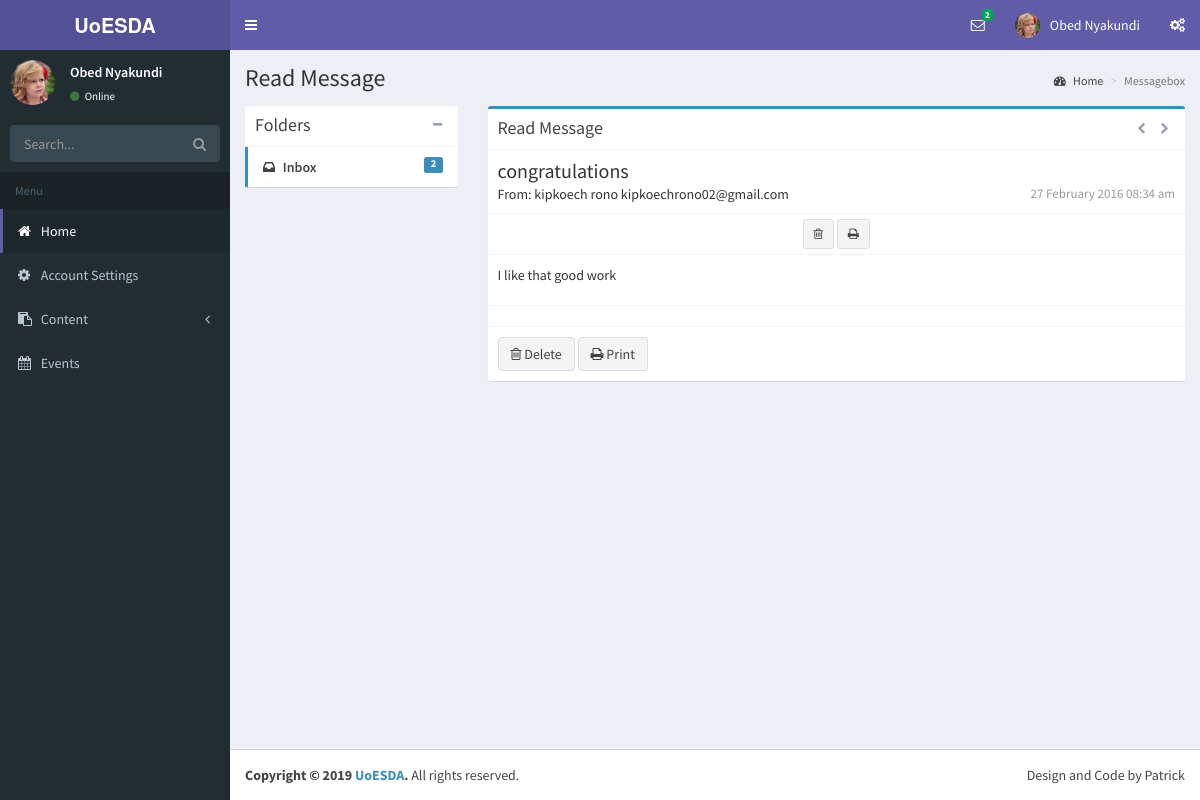
/admin/readmessage.php?mesID=10 (signed in), run on the app's committed database.
### tables this page shows
CREATE TABLE IF NOT EXISTS `admtbl` (
  `id` int(11) NOT NULL AUTO_INCREMENT,
  `username` varchar(50) NOT NULL,
  `password` varchar(100) NOT NULL,
  `email` varchar(100) NOT NULL,
  `ad_names` varchar(200) NOT NULL,
  `prof_pic` text NOT NULL,
  PRIMARY KEY (`id`)
);

CREATE TABLE IF NOT EXISTS `messages` (
  `id` int(11) NOT NULL AUTO_INCREMENT,
  `sender_names` varchar(40) NOT NULL,
  `sender_mail` varchar(200) NOT NULL,
  `sender_subject` text NOT NULL,
  `sender_message` text NOT NULL,
  `sent_date` int(100) NOT NULL,
  `read_status` int(11) NOT NULL,
  PRIMARY KEY (`id`)
);

### admin/readmessage.php (the view, shortened to what the rows shown need)
<?php
require_once '../inc/functions.php';
$adID=$_SESSION['adm_id'];
if($adID){
    $admin_result_set=getAdmin($adID);
    $admin_names=$admin_result_set['ad_names'];
    $admin_prof_pic=$admin_result_set['prof_pic'];
    if(isset($_GET['mesID'])){
        $ms=trim($_GET['mesID']);
        $message=getMessagebyID($ms);
        if($message!=null){
            $sender_name=$message['sender_names'];
            $sender_subject=$message['sender_subject'];
            $mail=$message['sender_mail'];
            $sent_date=$message['sent_date'];
            $message=$message['sender_message'];
        }else header('location:messagebox.php');
    }else header('location:messagebox.php');
?>
<!DOCTYPE html>
<html>
<head>
    <link rel="stylesheet" href="bootstrap/css/bootstrap.min.css">
    <link rel="stylesheet" href="font-awesome/css/font-awesome.min.css">
    <link rel="stylesheet" href="ionicons/css/ionicons.min.css">
    <link rel="stylesheet" href="dist/css/AdminLTE.min.css">
    <link rel="stylesheet" href="dist/css/skins/skin-purple.min.css">
    <link rel="stylesheet" href="./plugins/iCheck/flat/blue.css">
</head>
<body class="hold-transition skin-purple sidebar-mini">
<div class="wrapper">
    <?php include './topbar.php'; ?>
    <?php include './sidebar.php'; ?>
    <div class="content-wrapper">
        <section class="content-header">
            <h1>
                Read Message
            </h1>
            <ol class="breadcrumb">
                <li><a href="#"><i class="fa fa-dashboard"></i> Home</a></li>
                <li class="active">Messagebox</li>
            </ol>
        </section>
        <section class="content">
            <div class="row">
                <div class="col-md-3">
                    <div class="box box-solid">
                        <div class="box-header with-border">
                            <h3 class="box-title">Folders</h3>
                            <div class="box-tools">
                                <button class="btn btn-box-tool" data-widget="collapse"><i class="fa fa-minus"></i></button>
                            </div>
                        </div>
                        <div class="box-body no-padding">
                            <ul class="nav nav-pills nav-stacked">
                                <li class="active"><a href="./messagebox.php"><i class="fa fa-inbox"></i> Inbox
                                        <span class="label label-primary pull-right"><?php echo getMessageCount(); ?></span>
                                    </a></li>
                            </ul>
                        </div>
                    </div>
                </div>
                <div class="col-md-9">
                    <div class="box box-primary">
                        <div class="box-header with-border">
                            <h3 class="box-title">Read Message</h3>
                            <div class="box-tools pull-right">
                                <a href="#" class="btn btn-box-tool" data-toggle="tooltip" title="Previous"><i class="fa fa-chevron-left"></i></a>
                                <a href="#" class="btn btn-box-tool" data-toggle="tooltip" title="Next"><i class="fa fa-chevron-right"></i></a>
                            </div>
                        </div>
                        <div class="box-body no-padding">
                            <div class="mailbox-read-info">
                                <h3><?php echo $sender_subject; ?></h3>
                                <h5>From: <?php echo $sender_name." ".$mail; ?>
                                    <span class="mailbox-read-time pull-right">
                                        <?php echo date("d F Y h:i a",$sent_date); ?>
                                    </span>
                                </h5>
                            </div>
                            <div class="mailbox-controls with-border text-center">
                                <div class="btn-group">
                                    <button class="btn btn-default btn-sm" data-toggle="tooltip" title="Delete"><i class="fa fa-trash-o"></i></button>
                                </div>
                                <button class="btn btn-default btn-sm" data-toggle="tooltip" title="Print"><i class="fa fa-print"></i></button>
                            </div>
                            <div class="mailbox-read-message">
                                <p>
                                    <?php echo $message; ?>
                                </p>
                            </div>
                        </div>
                        <div class="box-footer">
                        </div>
                        <div class="box-footer">
                            <button class="btn btn-default"><i class="fa fa-trash-o"></i> Delete</button>
                            <button class="btn btn-default"><i class="fa fa-print"></i> Print</button>
                        </div>
                    </div>
                </div>
            </div>
        </section>
    </div>
    <footer class="main-footer">
        <div class="pull-right hidden-xs">
            Design and Code by Patrick
        </div>
        <strong>Copyright &copy; <?php echo date("Y"); ?> <a href="#">UoESDA</a>.</strong> All rights reserved.
    </footer>
</div>
</body>
</html>
<?php
}else{
    header("location:../admin_login.php");
}
?>

### admin/topbar.php (shortened to what the rows shown need)
<header class="main-header">
    <a href="#" class="logo">
        <span class="logo-lg"><b>UoESDA</b></span>
    </a>
    <nav class="navbar navbar-static-top" role="navigation">
        <a href="#" class="sidebar-toggle" data-toggle="offcanvas" role="button">
        </a>
        <div class="navbar-custom-menu">
            <ul class="nav navbar-nav">
                <li class="dropdown messages-menu">
                    <a href="#" class="dropdown-toggle" data-toggle="dropdown">
                        <i class="fa fa-envelope-o"></i>
                        <span class="label label-success"><?php echo getMessageCount();?></span>
                    </a>
                </li>
                <li class="dropdown user user-menu">
                    <a href="#" class="dropdown-toggle" data-toggle="dropdown">
                        <img src="<?php echo $admin_prof_pic; ?>" class="user-image" alt="User Image">
                        <span class="hidden-xs"><?php echo $admin_names; ?></span>
                    </a>
                </li>
                <li>
                    <a href="#" data-toggle="control-sidebar"><i class="fa fa-gears"></i></a>
                </li>
            </ul>
        </div>
    </nav>
</header>

### admin/sidebar.php (shortened to what the rows shown need)
<aside class="main-sidebar">
    <section class="sidebar">
        <div class="user-panel">
            <div class="pull-left image">
                <img src="<?php echo $admin_prof_pic; ?>" class="img-circle" alt="User Image">
            </div>
            <div class="pull-left info">
                <p><?php echo $admin_names; ?></p>
                <a href="#"><i class="fa fa-circle text-success"></i> Online</a>
            </div>
        </div>
        <form action="#" method="get" class="sidebar-form">
            <div class="input-group">
                <input type="text" name="q" class="form-control" placeholder="Search...">
              <span class="input-group-btn">
                <button type="submit" name="search" id="search-btn" class="btn btn-flat"><i class="fa fa-search"></i></button>
              </span>
            </div>
        </form>
        <ul class="sidebar-menu">
            <li class="header">Menu</li>
            <li class="active"><a href="dashboard.php"><i class="fa fa-home"></i> <span>Home</span></a></li>
            <li><a href="account.php"><i class="fa fa-gear"></i> <span>Account Settings</span></a></li>
            <li class="treeview">
                <a href="#"><i class="fa fa-clipboard"></i> <span>Content</span> <i class="fa fa-angle-left pull-right"></i></a>
            </li>
            <li><a href="events.php"><i class="fa fa-calendar"></i> <span>Events</span></a></li>
        </ul>
    </section>
</aside>

### data on the page
admtbl: prof_pic (picture), ad_names "Obed Nyakundi"
messages: sender_subject "congratulations", sender_names "kipkoech rono", sender_mail "kipkoechrono02@gmail.com", sent_date "27 February 2016 08:34 am", sender_message "I like that good work"

### other printed values
getMessageCount() "2"
